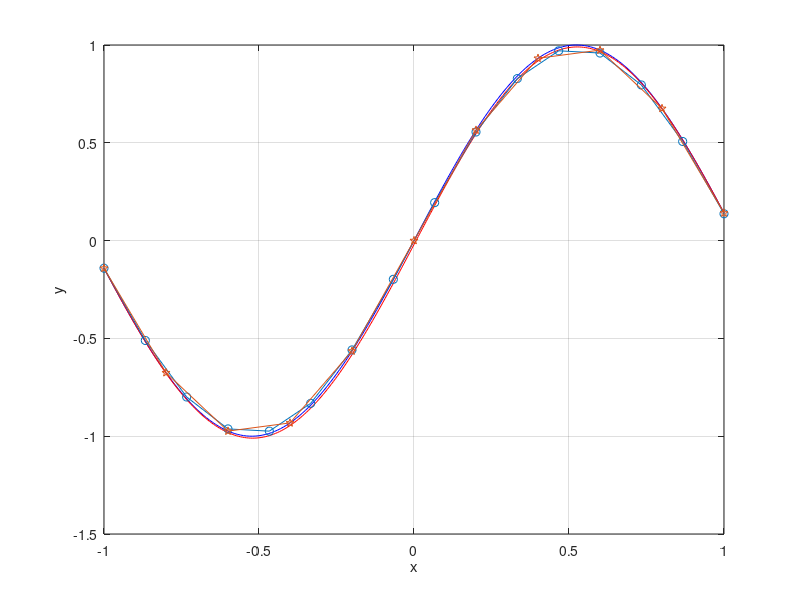

The MATLAB source for this figure:
f = @(x,y) 3 * cos(3*x);
df = @(x) sin(3*x);
disp('First order method')
x = -1;
y = df(x);
a = -1;
b = 1;
n = 300;
h = (b - a)/n;
yn = zeros(1,n+1);
x = a:h:b;
yn(1) = y;
for i = 2:n+1
  yn(i) = yn(i-1) + h * f(x(i-1), yn(i-1));
end
yn = yn;
x1 = a:0.01:b;
ya = df(x);
e = max(abs(yn - ya))
plot(x1, df(x1), '-b')
hold on
plot(x, yn, '-r')
disp('Second order method')
x = -1;
y = df(x);
a = -1;
b = 1;
n = 15;
h = (b - a)/n;
yn = zeros(1,n+1);
x = a:h:b;
yn(1) = y;
for i = 2:n+1
  k1 = f(x(i-1), yn(i-1));
  k2 = f(x(i-1) + h, yn(i-1) + h * k1);
  yn(i) = yn(i-1) + h/2 * (k1 + k2);
end
yn = yn;
ya = df(x);
e = max(abs(yn - ya))
plot(x, yn, '-o')
disp('RK3 order method')
x = -1;
y = df(x);
a = -1;
b = 1;
n = 10;
h = (b - a)/n;
yn = zeros(1,n+1);
x = a:h:b;
yn(1) = y;
for i = 2:n+1
  k1 = f(x(i-1), yn(i-1));
  k2 = f(x(i-1) + h/2, yn(i-1) + (h/2) * k1);
  k3 = f(x(i-1) + h, yn(i-1) - h * k1 + 2 * h * k2);
  yn(i) = yn(i-1) + h/6 * (k1 + 4 * k2 + k3);
end
yn = yn;
ya = df(x);
e = max(abs(yn - ya))
plot(x, yn, '-p')
hold off
xlabel('x')
ylabel('y')
grid on
